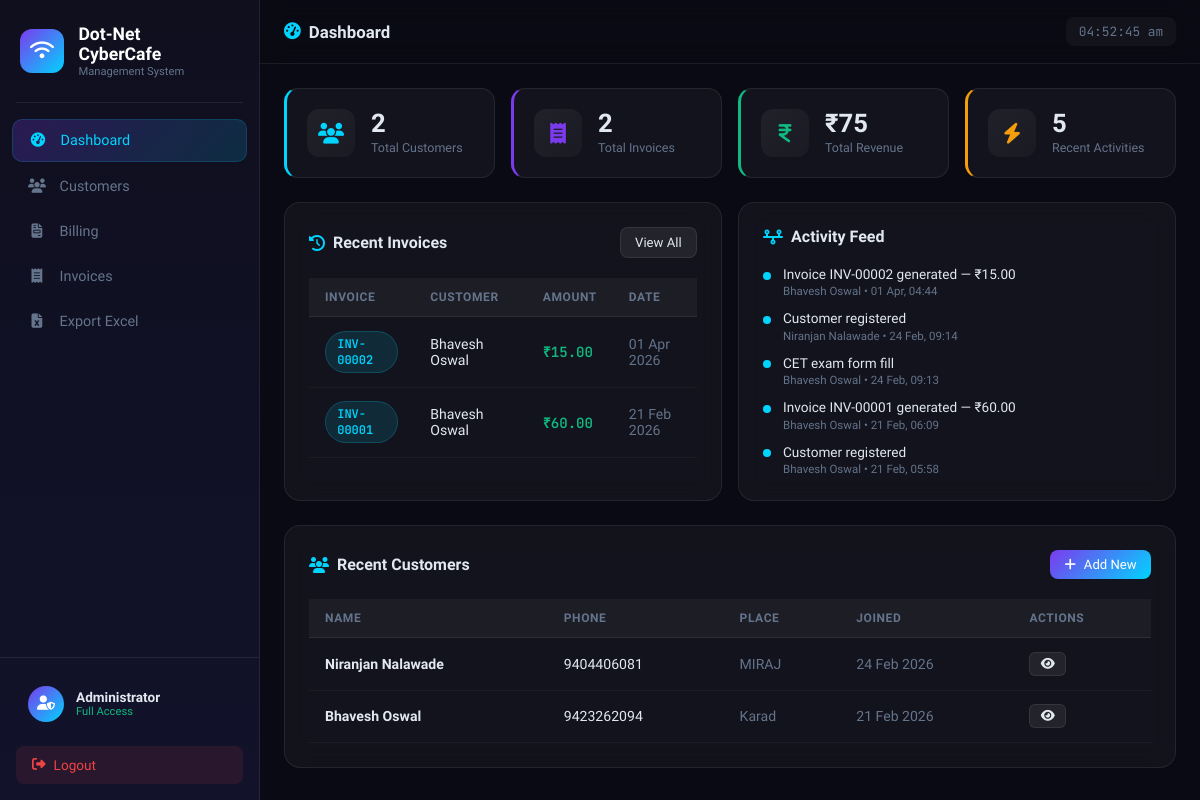
/dashboard (signed in), run on the app's committed database.
### app.py (models this page shows)
class Bill(db.Model):
    id             = db.Column(db.Integer, primary_key=True)
    invoice_number = db.Column(db.String(20), unique=True, nullable=False)
    customer_id    = db.Column(db.Integer, db.ForeignKey('customer.id'), nullable=False)
    items          = db.Column(db.Text, nullable=False)
    subtotal       = db.Column(db.Float, default=0)
    discount       = db.Column(db.Float, default=0)
    total          = db.Column(db.Float, default=0)
    date           = db.Column(db.DateTime, default=datetime.utcnow)

class Customer(db.Model):
    id         = db.Column(db.Integer, primary_key=True)
    name       = db.Column(db.String(100), nullable=False)
    phone      = db.Column(db.String(20),  nullable=False)
    email      = db.Column(db.String(120))
    place      = db.Column(db.String(100))
    created_at = db.Column(db.DateTime, default=datetime.utcnow)
    documents  = db.relationship('Document', backref='customer', lazy=True, cascade='all, delete-orphan')
    activities = db.relationship('Activity', backref='customer', lazy=True, cascade='all, delete-orphan')
    bills      = db.relationship('Bill',     backref='customer', lazy=True, cascade='all, delete-orphan')

class Activity(db.Model):
    id          = db.Column(db.Integer, primary_key=True)
    customer_id = db.Column(db.Integer, db.ForeignKey('customer.id'), nullable=False)
    description = db.Column(db.String(500), nullable=False)
    date        = db.Column(db.DateTime, default=datetime.utcnow)

### app.py (the view)
@app.route('/dashboard')
@login_required
def dashboard():
    return render_template('dashboard.html',
        total_customers   = Customer.query.count(),
        total_bills       = Bill.query.count(),
        total_revenue     = db.session.query(db.func.sum(Bill.total)).scalar() or 0,
        recent_bills      = Bill.query.order_by(Bill.date.desc()).limit(5).all(),
        recent_customers  = Customer.query.order_by(Customer.created_at.desc()).limit(5).all(),
        recent_activities = Activity.query.order_by(Activity.date.desc()).limit(8).all(),
    )

### app.py (called while the page is built)
def login_required(f):
    from functools import wraps
    @wraps(f)
    def decorated(*args, **kwargs):
        if not session.get('logged_in'):
            return redirect(url_for('login'))
        return f(*args, **kwargs)
    return decorated

### templates/dashboard.html (shortened to what this page needs)
{% extends "base.html" %}
{% block page_title %}<i class="fa-solid fa-gauge-high"></i> Dashboard{% endblock %}
{% block content %}
<div class="stats-grid">
  <div class="stat-card" style="--accent:#00d4ff">
    <div class="stat-icon"><i class="fa-solid fa-users"></i></div>
    <div class="stat-info"><div class="stat-num">{{ total_customers }}</div><div class="stat-label">Total Customers</div></div>
  </div>
  <div class="stat-card" style="--accent:#7c3aed">
    <div class="stat-icon"><i class="fa-solid fa-receipt"></i></div>
    <div class="stat-info"><div class="stat-num">{{ total_bills }}</div><div class="stat-label">Total Invoices</div></div>
  </div>
  <div class="stat-card" style="--accent:#10b981">
    <div class="stat-icon"><i class="fa-solid fa-indian-rupee-sign"></i></div>
    <div class="stat-info"><div class="stat-num">₹{{ "%.0f"|format(total_revenue) }}</div><div class="stat-label">Total Revenue</div></div>
  </div>
  <div class="stat-card" style="--accent:#f59e0b">
    <div class="stat-icon"><i class="fa-solid fa-bolt"></i></div>
    <div class="stat-info"><div class="stat-num">{{ recent_activities|length }}</div><div class="stat-label">Recent Activities</div></div>
  </div>
</div>
<div class="dashboard-grid">
  <div class="glass-card">
    <div class="card-header"><h3><i class="fa-solid fa-clock-rotate-left"></i> Recent Invoices</h3>
      <a href="{{ url_for('invoices') }}" class="btn btn-sm btn-ghost">View All</a></div>
    <div class="table-wrap">
      <table class="data-table">
        <thead><tr><th>Invoice</th><th>Customer</th><th>Amount</th><th>Date</th></tr></thead>
        <tbody>
        {% for b in recent_bills %}
        <tr>
          <td><span class="badge badge-blue">{{ b.invoice_number }}</span></td>
          <td>{{ b.customer.name }}</td>
          <td class="amount">₹{{ "%.2f"|format(b.total) }}</td>
          <td class="muted">{{ b.date.strftime('%d %b %Y') }}</td>
        </tr>
        {% else %}
        <tr><td colspan="4" class="empty-row">No invoices yet</td></tr>
        {% endfor %}
        </tbody>
      </table>
    </div>
  </div>
  <div class="glass-card">
    <div class="card-header"><h3><i class="fa-solid fa-timeline"></i> Activity Feed</h3></div>
    <div class="activity-feed">
      {% for act in recent_activities %}
      <div class="activity-item">
        <div class="activity-dot"></div>
        <div class="activity-content">
          <div class="activity-desc">{{ act.description }}</div>
          <div class="activity-meta">{{ act.customer.name }} &bull; {{ act.date.strftime('%d %b, %H:%M') }}</div>
        </div>
      </div>
      {% else %}
      <div class="empty-state"><i class="fa-solid fa-inbox"></i><p>No recent activity</p></div>
      {% endfor %}
    </div>
  </div>
</div>
<div class="glass-card mt-4">
  <div class="card-header"><h3><i class="fa-solid fa-users"></i> Recent Customers</h3>
    <a href="{{ url_for('add_customer') }}" class="btn btn-sm btn-primary"><i class="fa-solid fa-plus"></i> Add New</a></div>
  <div class="table-wrap">
    <table class="data-table">
      <thead><tr><th>Name</th><th>Phone</th><th>Place</th><th>Joined</th><th>Actions</th></tr></thead>
      <tbody>
      {% for c in recent_customers %}
      <tr>
        <td><strong>{{ c.name }}</strong></td>
        <td>{{ c.phone }}</td>
        <td class="muted">{{ c.place or '—' }}</td>
        <td class="muted">{{ c.created_at.strftime('%d %b %Y') }}</td>
        <td><a href="{{ url_for('customer_profile', cid=c.id) }}" class="btn btn-xs btn-ghost"><i class="fa-solid fa-eye"></i></a></td>
      </tr>
      {% else %}
      <tr><td colspan="5" class="empty-row">No customers yet</td></tr>
      {% endfor %}
      </tbody>
    </table>
  </div>
</div>
{% endblock %}

### templates/base.html (shortened to what this page needs)
<!DOCTYPE html>
<html lang="en">
<head>
<link rel="stylesheet" href="https://cdnjs.cloudflare.com/ajax/libs/font-awesome/6.5.0/css/all.min.css">
<link rel="stylesheet" href="{{ url_for('static', filename='css/style.css') }}">
</head>
<body>
<div class="app-wrapper">
  <nav class="sidebar" id="sidebar">
    <div class="sidebar-logo">
      <div class="logo-icon"><i class="fa-solid fa-wifi"></i></div>
      <div><div class="logo-text">Dot-Net<br>CyberCafe</div><div class="logo-sub">Management System</div></div>
    </div>
    <div class="sidebar-divider"></div>
    <ul class="nav-links">
      <li><a href="{{ url_for('dashboard') }}" class="nav-link {% if request.endpoint=='dashboard' %}active{% endif %}"><i class="fa-solid fa-gauge-high"></i><span>Dashboard</span></a></li>
      <li><a href="{{ url_for('customers') }}" class="nav-link {% if 'customer' in (request.endpoint or '') %}active{% endif %}"><i class="fa-solid fa-users"></i><span>Customers</span></a></li>
      <li><a href="{{ url_for('billing') }}" class="nav-link {% if request.endpoint=='billing' %}active{% endif %}"><i class="fa-solid fa-file-invoice"></i><span>Billing</span></a></li>
      <li><a href="{{ url_for('invoices') }}" class="nav-link {% if request.endpoint=='invoices' %}active{% endif %}"><i class="fa-solid fa-receipt"></i><span>Invoices</span></a></li>
      <li><a href="{{ url_for('export_customers') }}" class="nav-link"><i class="fa-solid fa-file-excel"></i><span>Export Excel</span></a></li>
    </ul>
    <div class="sidebar-bottom">
      <div class="admin-badge">
        <div class="admin-avatar"><i class="fa-solid fa-user-shield"></i></div>
        <div><div class="admin-name">Administrator</div><div class="admin-role">Full Access</div></div>
      </div>
      <a href="{{ url_for('logout') }}" class="logout-btn"><i class="fa-solid fa-right-from-bracket"></i> Logout</a>
    </div>
  </nav>
  <main class="main-content" id="mainContent">
    <div class="topbar">
      <div class="page-title">{% block page_title %}Dashboard{% endblock %}</div>
      <div class="topbar-right"><div class="time-display" id="timeDisplay"></div></div>
    </div>
    <div class="content-area fade-in">{% block content %}{% endblock %}</div>
  </main>
</div>
</body>
</html>

### data on the page
Bill: invoice_number "INV-00002", customer.name "Bhavesh Oswal", total "15.00", date "01 Apr 2026"
Bill: invoice_number "INV-00001", customer.name "Bhavesh Oswal", total "60.00", date "21 Feb 2026"
Activity: description "Invoice INV-00002 generated — ₹15.00", customer.name "Bhavesh Oswal", date "01 Apr, 04:44"
Activity: description "Customer registered", customer.name "Niranjan Nalawade", date "24 Feb, 09:14"
Activity: description "CET exam form fill", customer.name "Bhavesh Oswal", date "24 Feb, 09:13"
Activity: description "Invoice INV-00001 generated — ₹60.00", customer.name "Bhavesh Oswal", date "21 Feb, 06:09"
Activity: description "Customer registered", customer.name "Bhavesh Oswal", date "21 Feb, 05:58"
Customer: name "Niranjan Nalawade", phone "9404406081", place "MIRAJ", created_at "24 Feb 2026"
Customer: name "Bhavesh Oswal", phone "9423262094", place "Karad", created_at "21 Feb 2026"

### other printed values
{{ total_customers }} "2"
{{ total_bills }} "2"
{{ "%.0f"|format(total_revenue) }} "75"
{{ recent_activities|length }} "5"
